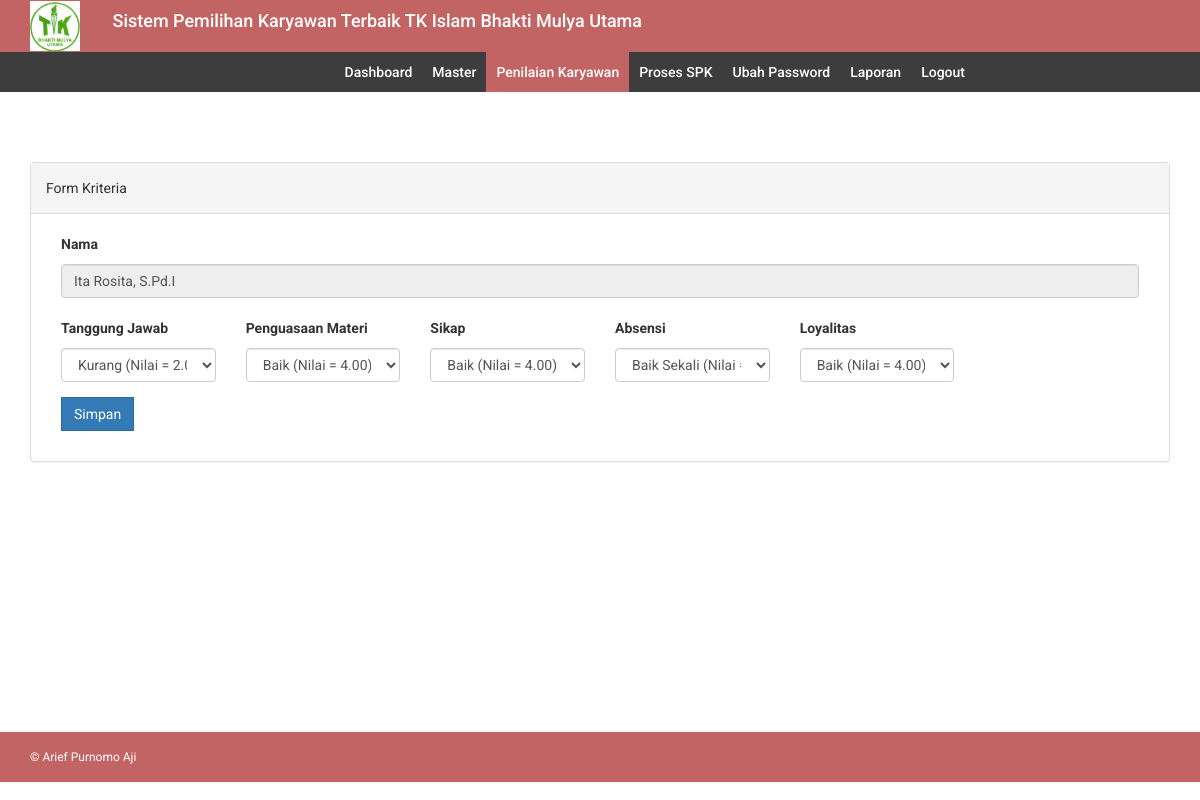
The page /edit_tpa.php?id=11 (signed in) on the database its author committed.
### tables this page shows
CREATE TABLE `hasil_tpa` (
  `id_test` int(11) NOT NULL AUTO_INCREMENT,
  `id_calon_kr` int(11) DEFAULT NULL,
  `Tanggung Jawab` int(11) DEFAULT NULL,
  `Penguasaan Materi` int(11) DEFAULT NULL,
  `Sikap` int(11) DEFAULT NULL,
  `Absensi` int(11) DEFAULT NULL,
  `Loyalitas` int(11) DEFAULT NULL,
  PRIMARY KEY (`id_test`),
  KEY `id_calon_kr` (`id_calon_kr`)
);

CREATE TABLE `karyawan` (
  `id_calon_kr` int(11) NOT NULL AUTO_INCREMENT,
  `NIK` varchar(100) NOT NULL,
  `nama` varchar(200) NOT NULL,
  `jeniskelamin` varchar(10) NOT NULL,
  `alamat` varchar(200) NOT NULL,
  `telepon` varchar(13) NOT NULL,
  `foto` varchar(200) NOT NULL,
  `ttl` date NOT NULL,
  `TempatLahir` varchar(200) NOT NULL,
  `PendidikanTerakhir` varchar(100) NOT NULL,
  `Jabatan` varchar(100) NOT NULL,
  `TglBergabung` date NOT NULL,
  `skill` varchar(200) DEFAULT NULL,
  `pengalaman` varchar(200) DEFAULT NULL,
  PRIMARY KEY (`id_calon_kr`)
);

CREATE TABLE `kriteria` (
  `id_kriteria` int(11) NOT NULL AUTO_INCREMENT,
  `kriteria` varchar(32) DEFAULT NULL,
  `bobot` float(5,2) DEFAULT NULL,
  `type` varchar(12) DEFAULT NULL,
  PRIMARY KEY (`id_kriteria`)
);

### db/db_config.php (called while the page is built, shortened)
<?php
	class database extends PDO{
		protected $dsn = 'mysql:host=localhost;dbname=db_spk';
		protected $dsu = 'root';
		protected $dsp = '';
		private $cmd = '';
		function __construct(){
			try {
				$this->db = new PDO($this->dsn,$this->dsu,$this->dsp);
			} catch (PDOException $e) {
				echo $e->getMessage();
			}
		}
		function select($c,$t){
			$this->cmd = "select $c from $t";
			return $this;
		}
		function where($params){
			$this->cmd .= " where $params";
			return $this;
		}
		function get(){
			$q = $this->db->prepare($this->cmd);
			$q->execute();
			return $q->fetchAll();
		}
		function getnamesubkriteria($subkriteria)
		{
			foreach ($this->select('subkriteria','sub_kriteria')->where("id_subkriteria='$subkriteria'")->get() as $value) {
        		return $value[0];
            }
		}
	}
?>

### edit_tpa.php (the view, shortened to what this page needs)
<?php include 'header.php';?>
<?php include 'menu.php';?>
<div class="content-wrapper">
    <div class="container">
        <div class="row">
            <div class="col-md-12">
            <br/>
              <div class="panel panel-default">
                  <div class="panel-heading">
                    Form Kriteria
                  </div>
                  <div class="panel-body">
                      <form method="post" action="update_tpa.php">
                          <?php foreach ($db->select('hasil_tpa.*,karyawan.id_calon_kr,karyawan.nama','hasil_tpa,karyawan')->where('hasil_tpa.id_calon_kr=karyawan.id_calon_kr and hasil_tpa.id_calon_kr='.$_GET['id'])->get() as $data): ?>
                                <div class="form-group col-md-12">
                                  <label for="nama">Nama</label>
                                  <input type="text" class="form-control" id="nama" name="nama" value="<?= $data['nama']?>" readonly>
                              </div>
                              <?php foreach ($db->select('id_kriteria,kriteria','kriteria')->get() as $r): ?>
	                          <div class="form-group col-md-2">
	                              <label><?= $r['kriteria']?></label>
                                <select required class="form-control" name="kriteria[]">
                                <?php  foreach ($db->select('*','sub_kriteria')->where('id_kriteria = '.$r['id_kriteria'].'')->get() as $val): ?>
                                <option value="<?= $val['id_subkriteria']?>"
                                <?php if($db->getnamesubkriteria($data[$r['kriteria']]) == $val['subkriteria']) { echo ' selected="selected"'; } ?>
                                ><?= $val['subkriteria'] ?> (Nilai = <?= $val['nilai'] ?>)</option>
                                <?php endforeach ?>
                                </select>
	                          </div>
	                          <?php endforeach ?>
                          <?php endforeach ?>
                          <div class="form-group col-md-12">
                              <button class="btn btn-primary">Simpan</button>
                          </div>
                      </form>
                  </div>
              </div>
            </div>
        </div>
        </div>
    </div>
<?php include 'footer.php';?>

### assets/css/style.css (style rules this page uses)
body { font-family: 'Roboto', sans-serif; line-height: 30px; }
.content-wrapper { margin-top: 40px; min-height: 600px; padding-bottom: 60px; }
.btn { border-radius: 0px; -webkit-border-radius: 0px; -moz-border-radius: 0px; }

### rows shown on the page
hasil_tpa: nama "Ita Rosita, S.Pd.I"
kriteria: kriteria "Tanggung Jawab"
kriteria: kriteria "Penguasaan Materi"
kriteria: kriteria "Sikap"
kriteria: kriteria "Absensi"
kriteria: kriteria "Loyalitas"

### other values the page prints
form field value "Kurang (Nilai = 2.00)"
form field value "Baik (Nilai = 4.00)"
form field value "Baik Sekali (Nilai = 5.00)"
